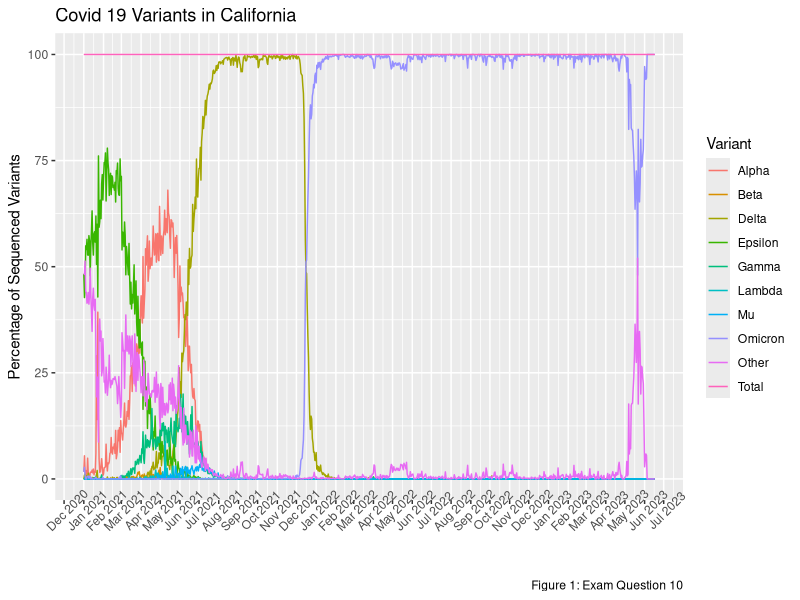

Reproduce this figure in R.
## ---- chunk 1
# I will use ggplot2 to make my figure, the following chunk of code loads the package. I may need scales, dplyr, and lubridate to refine my data to make a figure, so I have loaded those as well.  
library(ggplot2)
library(scales)
library(dplyr)
library(lubridate)
## ---- chunk 2
# I need to obtain my data, which is in a csv file. I have renamed my data file "covid19" to make it easier to type. I need to check my file to ensure I have data in columns, hence the head, function. I also need to make sure that the data is in a format that I can use for my figure. The str function shows me how the data is saved, and I can see that my dates are formatted as characters, which I will fix in the next chunk of code. 
covid19 <- read.csv("covid19_variants.csv") 
head(covid19)
str(covid19)

## ---- chunk 3
# My dates were saved as characters, using the function below, they have now been converted to be read as dates. I check this using the str function once more. 
covid19$date <- ymd(covid19$date)
str(covid19)

## ---- chunk 4
# I will build my figure and modify it in parts. The first part is to plot my data roughly. I have chosen to plot a line graph, where the variants are in different colors, using the date as my x-axis and the percentage of variants observed as my  y-axis. 
a <- ggplot(data = covid19) +
  aes(x=date, y=percentage, color=variant_name) +
  geom_line() 
  
  
 
## ---- chunk 5
# I will now change my x-axis, labeling the individual months in the year
b <- a +  scale_x_date(date_breaks="1 month", date_labels = "%b %Y") + theme(axis.text.x = element_text(angle = 45))  



## ---- chunk 6
# Finally, I added a title and relabeled my axes as well as my legend. 
c <- b + labs(title = "Covid 19 Variants in California",
              x = " " , y = "Percentage of Sequenced Variants",
         caption = "Figure 1: Exam Question 10"
             ) + labs(color = "Variant")
c
